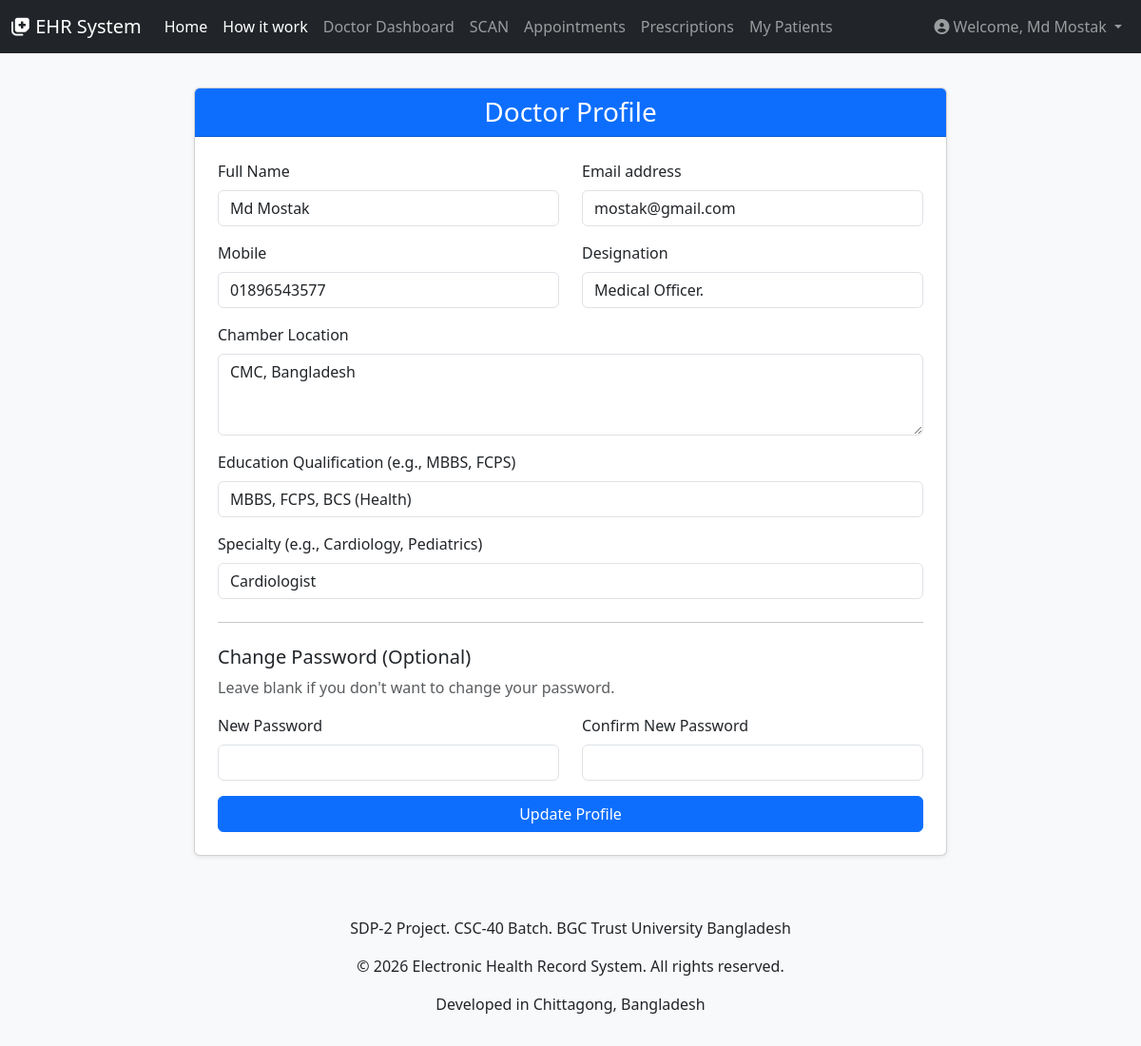
Page /doctor/profile.php (signed in) on the committed database.
### tables this page shows
CREATE TABLE `doctors` (
  `id` int(11) NOT NULL,
  `user_id` int(11) NOT NULL,
  `designation` varchar(100) DEFAULT NULL,
  `chamber_location` text DEFAULT NULL,
  `education_qualification` text DEFAULT NULL,
  `specialty` varchar(255) DEFAULT NULL,
  `license_number` varchar(255) DEFAULT NULL,
  `profile_picture` varchar(255) DEFAULT NULL,
  `created_at` timestamp NOT NULL DEFAULT current_timestamp(),
  `updated_at` timestamp NOT NULL DEFAULT current_timestamp() ON UPDATE current_timestamp()
);

CREATE TABLE `users` (
  `id` int(11) NOT NULL,
  `full_name` varchar(255) NOT NULL,
  `email` varchar(255) NOT NULL,
  `username` varchar(255) DEFAULT NULL,
  `password` varchar(255) NOT NULL,
  `mobile` varchar(20) DEFAULT NULL,
  `user_type` enum('doctor','patient','admin') NOT NULL,
  `created_at` timestamp NOT NULL DEFAULT current_timestamp(),
  `updated_at` timestamp NOT NULL DEFAULT current_timestamp() ON UPDATE current_timestamp()
);

### doctor/profile.php (the view, shortened to what this page needs)
<?php
require_once '../includes/db_connection.php';
require_once '../includes/header.php';
$user_id = $_SESSION['user_id'];
try {
    $stmt = $pdo->prepare("SELECT u.full_name, u.email, u.mobile, d.designation, d.chamber_location, d.education_qualification, d.specialty
                           FROM users u
                           JOIN doctors d ON u.id = d.user_id
                           WHERE u.id = ? AND u.user_type = 'doctor'");
    $stmt->execute([$user_id]);
    $doctor_data = $stmt->fetch();
} catch (PDOException $e) {
    die("Error fetching profile: " . $e->getMessage());
}
?>
<div class="row justify-content-center">
    <div class="col-md-9 col-lg-8">
        <div class="card shadow-sm mt-5">
            <div class="card-header bg-primary text-white text-center">
                <h3 class="mb-0">Doctor Profile</h3>
            </div>
            <div class="card-body p-4">
                <form action="profile.php" method="POST">
                    <div class="row">
                        <div class="col-md-6 mb-3">
                            <label for="full_name" class="form-label">Full Name</label>
                            <input type="text" class="form-control" id="full_name" name="full_name" value="<?php echo htmlspecialchars($doctor_data['full_name'] ?? ''); ?>" required>
                        </div>
                        <div class="col-md-6 mb-3">
                            <label for="email" class="form-label">Email address</label>
                            <input type="email" class="form-control" id="email" name="email" value="<?php echo htmlspecialchars($doctor_data['email'] ?? ''); ?>" required>
                        </div>
                    </div>
                    <div class="row">
                        <div class="col-md-6 mb-3">
                            <label for="mobile" class="form-label">Mobile</label>
                            <input type="text" class="form-control" id="mobile" name="mobile" value="<?php echo htmlspecialchars($doctor_data['mobile'] ?? ''); ?>" required>
                        </div>
                        <div class="col-md-6 mb-3">
                            <label for="designation" class="form-label">Designation</label>
                            <input type="text" class="form-control" id="designation" name="designation" value="<?php echo htmlspecialchars($doctor_data['designation'] ?? ''); ?>" required>
                        </div>
                    </div>
                    <div class="mb-3">
                        <label for="chamber_location" class="form-label">Chamber Location</label>
                        <textarea class="form-control" id="chamber_location" name="chamber_location" rows="3" required><?php echo htmlspecialchars($doctor_data['chamber_location'] ?? ''); ?></textarea>
                    </div>
                    <div class="mb-3">
                        <label for="education_qualification" class="form-label">Education Qualification (e.g., MBBS, FCPS)</label>
                        <input type="text" class="form-control" id="education_qualification" name="education_qualification" value="<?php echo htmlspecialchars($doctor_data['education_qualification'] ?? ''); ?>" required>
                    </div>
                    <div class="mb-3">
                        <label for="specialty" class="form-label">Specialty (e.g., Cardiology, Pediatrics)</label>
                        <input type="text" class="form-control" id="specialty" name="specialty" value="<?php echo htmlspecialchars($doctor_data['specialty'] ?? ''); ?>" required>
                    </div>
                    <hr class="my-4">
                    <h5>Change Password (Optional)</h5>
                    <p class="text-muted">Leave blank if you don't want to change your password.</p>
                    <div class="row">
                        <div class="col-md-6 mb-3">
                            <label for="password" class="form-label">New Password</label>
                            <input type="password" class="form-control" id="password" name="password">
                        </div>
                        <div class="col-md-6 mb-3">
                            <label for="confirm_password" class="form-label">Confirm New Password</label>
                            <input type="password" class="form-control" id="confirm_password" name="confirm_password">
                        </div>
                    </div>
                    <button type="submit" class="btn btn-primary w-100">Update Profile</button>
                </form>
            </div>
        </div>
    </div>
</div>
<?php require_once '../includes/footer.php'; ?>

### assets/css/style.css (style rules this page uses)
body { background-color: #f8f9fa; min-height: 100vh; display: flex; flex-direction: column; }

### rows in the picture
doctors: full_name "Md Mostak", email "mostak@gmail.com", mobile "01896543577", designation "Medical Officer.", chamber_location "CMC, Bangladesh", education_qualification "MBBS, FCPS, BCS (Health)", specialty "Cardiologist"

### other values in the picture
$user_full_name "Md Mostak"
